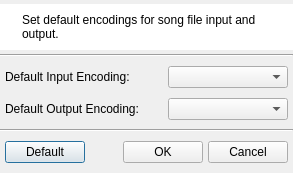
<?xml version="1.0" encoding="UTF-8"?>
<ui version="4.0">
 <class>QUEncodingsDialog</class>
 <widget class="QDialog" name="QUEncodingsDialog">
  <property name="geometry">
   <rect>
    <x>0</x>
    <y>0</y>
    <width>293</width>
    <height>173</height>
   </rect>
  </property>
  <property name="windowTitle">
   <string>Set Default Encodings</string>
  </property>
  <property name="windowIcon">
   <iconset resource="../resources/uman.qrc">
    <normaloff>:/control/encoding.png</normaloff>:/control/encoding.png</iconset>
  </property>
  <layout class="QVBoxLayout" name="verticalLayout">
   <property name="spacing">
    <number>0</number>
   </property>
   <property name="margin">
    <number>0</number>
   </property>
   <item>
    <widget class="QFrame" name="frame">
     <property name="sizePolicy">
      <sizepolicy hsizetype="Preferred" vsizetype="Maximum">
       <horstretch>0</horstretch>
       <verstretch>0</verstretch>
      </sizepolicy>
     </property>
     <property name="palette">
      <palette>
       <active>
        <colorrole role="Base">
         <brush brushstyle="SolidPattern">
          <color alpha="255">
           <red>255</red>
           <green>255</green>
           <blue>255</blue>
          </color>
         </brush>
        </colorrole>
        <colorrole role="Window">
         <brush brushstyle="SolidPattern">
          <color alpha="255">
           <red>255</red>
           <green>255</green>
           <blue>255</blue>
          </color>
         </brush>
        </colorrole>
       </active>
       <inactive>
        <colorrole role="Base">
         <brush brushstyle="SolidPattern">
          <color alpha="255">
           <red>255</red>
           <green>255</green>
           <blue>255</blue>
          </color>
         </brush>
        </colorrole>
        <colorrole role="Window">
         <brush brushstyle="SolidPattern">
          <color alpha="255">
           <red>255</red>
           <green>255</green>
           <blue>255</blue>
          </color>
         </brush>
        </colorrole>
       </inactive>
       <disabled>
        <colorrole role="Base">
         <brush brushstyle="SolidPattern">
          <color alpha="255">
           <red>255</red>
           <green>255</green>
           <blue>255</blue>
          </color>
         </brush>
        </colorrole>
        <colorrole role="Window">
         <brush brushstyle="SolidPattern">
          <color alpha="255">
           <red>255</red>
           <green>255</green>
           <blue>255</blue>
          </color>
         </brush>
        </colorrole>
       </disabled>
      </palette>
     </property>
     <property name="autoFillBackground">
      <bool>true</bool>
     </property>
     <property name="frameShadow">
      <enum>QFrame::Raised</enum>
     </property>
     <layout class="QHBoxLayout">
      <item>
       <widget class="QLabel" name="infoIconLbl">
        <property name="sizePolicy">
         <sizepolicy hsizetype="Fixed" vsizetype="Preferred">
          <horstretch>0</horstretch>
          <verstretch>0</verstretch>
         </sizepolicy>
        </property>
        <property name="text">
         <string/>
        </property>
        <property name="pixmap">
         <pixmap resource="../resources/uman.qrc">:/marks/information.png</pixmap>
        </property>
        <property name="alignment">
         <set>Qt::AlignLeading|Qt::AlignLeft|Qt::AlignTop</set>
        </property>
       </widget>
      </item>
      <item>
       <widget class="QLabel" name="label">
        <property name="text">
         <string>Set default encodings for song file input and output.</string>
        </property>
        <property name="alignment">
         <set>Qt::AlignLeading|Qt::AlignLeft|Qt::AlignTop</set>
        </property>
        <property name="wordWrap">
         <bool>true</bool>
        </property>
       </widget>
      </item>
     </layout>
    </widget>
   </item>
   <item>
    <widget class="Line" name="line">
     <property name="orientation">
      <enum>Qt::Horizontal</enum>
     </property>
    </widget>
   </item>
   <item>
    <layout class="QGridLayout" name="gridLayout" rowminimumheight="0,0">
     <property name="verticalSpacing">
      <number>10</number>
     </property>
     <property name="margin">
      <number>5</number>
     </property>
     <item row="0" column="0">
      <widget class="QLabel" name="label_2">
       <property name="text">
        <string>Default Input Encoding:</string>
       </property>
      </widget>
     </item>
     <item row="0" column="2">
      <widget class="QComboBox" name="inputEncodingsComboBox">
       <property name="sizePolicy">
        <sizepolicy hsizetype="Expanding" vsizetype="Fixed">
         <horstretch>0</horstretch>
         <verstretch>0</verstretch>
        </sizepolicy>
       </property>
       <property name="minimumSize">
        <size>
         <width>120</width>
         <height>0</height>
        </size>
       </property>
      </widget>
     </item>
     <item row="1" column="0">
      <widget class="QLabel" name="label_3">
       <property name="text">
        <string>Default Output Encoding:</string>
       </property>
      </widget>
     </item>
     <item row="1" column="2">
      <widget class="QComboBox" name="outputEncodingsComboBox">
       <property name="sizePolicy">
        <sizepolicy hsizetype="Expanding" vsizetype="Fixed">
         <horstretch>0</horstretch>
         <verstretch>0</verstretch>
        </sizepolicy>
       </property>
       <property name="minimumSize">
        <size>
         <width>120</width>
         <height>0</height>
        </size>
       </property>
      </widget>
     </item>
     <item row="0" column="1">
      <spacer name="horizontalSpacer_2">
       <property name="orientation">
        <enum>Qt::Horizontal</enum>
       </property>
       <property name="sizeHint" stdset="0">
        <size>
         <width>10</width>
         <height>20</height>
        </size>
       </property>
      </spacer>
     </item>
     <item row="1" column="1">
      <spacer name="horizontalSpacer_3">
       <property name="orientation">
        <enum>Qt::Horizontal</enum>
       </property>
       <property name="sizeHint" stdset="0">
        <size>
         <width>10</width>
         <height>20</height>
        </size>
       </property>
      </spacer>
     </item>
    </layout>
   </item>
   <item>
    <widget class="Line" name="line_2">
     <property name="orientation">
      <enum>Qt::Horizontal</enum>
     </property>
    </widget>
   </item>
   <item>
    <layout class="QHBoxLayout" name="horizontalLayout">
     <property name="spacing">
      <number>5</number>
     </property>
     <property name="margin">
      <number>5</number>
     </property>
     <item>
      <widget class="QPushButton" name="defaultBtn">
       <property name="text">
        <string>Default</string>
       </property>
      </widget>
     </item>
     <item>
      <spacer name="horizontalSpacer">
       <property name="orientation">
        <enum>Qt::Horizontal</enum>
       </property>
       <property name="sizeHint" stdset="0">
        <size>
         <width>40</width>
         <height>20</height>
        </size>
       </property>
      </spacer>
     </item>
     <item>
      <widget class="QPushButton" name="applyBtn">
       <property name="text">
        <string>OK</string>
       </property>
       <property name="icon">
        <iconset resource="../resources/uman.qrc">
         <normaloff>:/marks/accept.png</normaloff>:/marks/accept.png</iconset>
       </property>
      </widget>
     </item>
     <item>
      <widget class="QPushButton" name="cancelBtn">
       <property name="text">
        <string>Cancel</string>
       </property>
       <property name="icon">
        <iconset resource="../resources/uman.qrc">
         <normaloff>:/marks/cancel.png</normaloff>:/marks/cancel.png</iconset>
       </property>
      </widget>
     </item>
    </layout>
   </item>
  </layout>
 </widget>
 <resources>
  <include location="../resources/uman.qrc"/>
 </resources>
 <connections/>
</ui>
